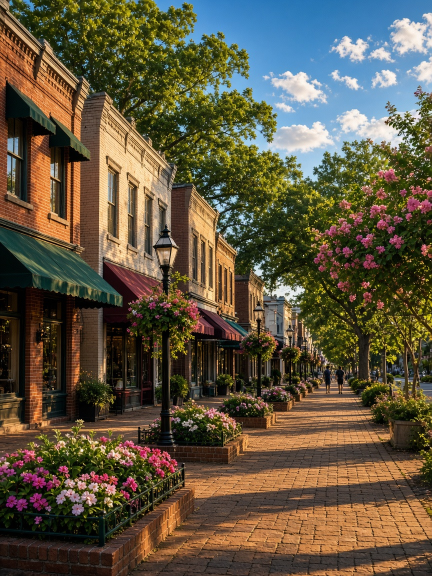
#> input picture 2026-11-03-neighborhood-fort-mill/build/src/gen-01-raw.jpg, 864 x 1152 px (shown at 1/2 size); its folder holds only this picture in this run
$ python finish.py src/gen-01-raw.jpg
#> lines starting #> are read from the running program, lines starting #| are printed output that depends on the picture
### TEMPLATES/photo_registry.py
"""Photo-history registry for Denise's carousels.
Registry: TEMPLATES/photo-registry.csv (one row per photo use: carousel, slide, source id/URL, perceptual hashes).
Usage:
  python3 photo_registry.py backfill            # rebuild registry from every carousel folder (local + repo + git history)
  python3 photo_registry.py check IMG [IMG...]  # check candidate photos (originals or 1080x1350 crops) against the registry
  python3 photo_registry.py add CAROUSEL        # append a finished carousel's build/img photos (+ CREDITS ids)
Rule (CAROUSEL_STANDARD.md, PHOTO REGISTRY): every build checks new photos here, never reuses one, and appends its own.
"""
import csv, hashlib, io, os, re, subprocess, sys
from PIL import Image, ImageOps, ImageStat
import imagehash
C = "/workspace/lir-ai-team/content-research/carousels"; REPO = "/workspace/repos/lir-carousels"
REG = C + "/TEMPLATES/photo-registry.csv"
COLS = ["carousel","slide","kind","provider","source_id","source_url","photographer","file","sha1","phash","dhash","zone_phash","zone_dhash","added","notes"]
SKIP_DIRS = ("raw", "cand", "process", "__pycache__", ".git", "TEMPLATES", "build-noda", "build-tips")
UNS = re.compile(r"(?:photo-)?(\d{10,13}-[0-9a-f]{12})"); PEX = re.compile(r"pexels(?:\.com/photos?/(?:[a-z0-9-]*-)?|-photo-|[-_ ]|: ?)(\d{5,9})")
WM = re.compile(r"File:([^,|()\n]+?\.(?:jpe?g|png|tif))", re.I)
# Unsplash ids that share an upload-timestamp prefix are usually the same photographer session/series
def series_key(sid):
    m = re.match(r"(\d{10,13})-", sid or ""); return m.group(1)[:8] if m else ""

def norm45(im):
    im = ImageOps.exif_transpose(im).convert("RGB"); w, h = im.size; t = 1080/1350
    if w/h > t: nw = int(h*t); l = (w-nw)//2; im = im.crop((l,0,l+nw,h))
    else: nh = int(w/t); tp = (h-nh)//2; im = im.crop((0,tp,w,tp+nh))
    return im.resize((1080,1350), Image.LANCZOS)
def zone(im45): return im45.crop((0,130,1080,640))   # the clean photo zone in every theme (below the tag, above the text)
def hashes(im, kind):
    im = ImageOps.exif_transpose(im).convert("RGB")
    is_slide = kind == "slide_render" or im.size == (1080,1350)
    z = zone(im.resize((1080,1350), Image.LANCZOS) if is_slide else norm45(im))
    if sum(ImageStat.Stat(z.convert("L")).stddev) < 12: return None   # flat page (stats slide with no photo)
    return dict(phash=str(imagehash.phash(im)), dhash=str(imagehash.dhash(im)), zone_phash=str(imagehash.phash(z)), zone_dhash=str(imagehash.dhash(z)))
# [34 lines left out: functions ids_in, slide_ids, all_ids, kind_of, not called in this run]
def slide_no(rel):
    m = re.search(r"(?:slide-|/)(\d\d)(?:[-_.])", "/"+os.path.basename(rel) if "src" not in rel else "x"); return int(m.group(1)) if m else ""

# [59 lines left out: function backfill, not called in this run]
def load():
    return list(csv.DictReader(open(REG))) if os.path.exists(REG) else []
def save(rows):
    w = csv.DictWriter(open(REG,"w",newline=""), fieldnames=COLS); w.writeheader(); [w.writerow({k: r.get(k,"") for k in COLS}) for r in rows]
# [46 lines left out: functions check, add, not called in this run]

# [11 lines that do not run on import are left out]

# [10 lines left out: function open_row, not called in this run]

### 2026-11-03-neighborhood-fort-mill/build/finish.py
"""Finish step for the Fort Mill SC spotlight (Tue Nov 3 2026), run after the images exist and the slides/Short are built.
  python3 build/finish.py check     # photo_registry check of every raw generated image (must be no reuse)
  python3 build/finish.py           # register raws + upscaled sources + every slide render (4:5, 1:1, 9:16) in BOTH photo-registry copies,
                                    # run compliance_check.py, print deliverable sizes + Short duration
Registry copies are CRLF, so rows are written with \r\n.
Registry rows: provider 'generated:GenerateImage', source_id gen-NN-YYYYMMDD, no photographer, no credit needed (original images
generated Nov 3 2026 with GenerateImage from build/IMAGE_PROMPTS.md)."""
import os, sys, csv, glob, hashlib, subprocess, datetime, json
sys.path.insert(0, "/workspace/repos/lir-carousels/TEMPLATES"); import photo_registry as pr
from PIL import Image
B = os.path.dirname(os.path.abspath(__file__)); D = os.path.dirname(B); NAME = os.path.basename(D)
REGS = ["/workspace/repos/lir-carousels/TEMPLATES/photo-registry.csv", "/workspace/lir-ai-team/content-research/carousels/TEMPLATES/photo-registry.csv"]
NOTE = "Fort Mill SC Community Spotlight Nov 3 2026; Modern Charlotte Editorial; ORIGINAL image generated Nov 3 2026 with GenerateImage (prompt in build/IMAGE_PROMPTS.md; no stock, no credit needed); DRAFT awaiting Denise approval"

def raws(): return sorted(glob.glob(os.path.join(B, "src", "gen-??-raw.*")))

def check():
    rows = pr.load(); bad = 0
    for p in raws():
        hits = pr.check(p, rows); print(os.path.basename(p), "OK (no match)" if not hits else f"{len(hits)} possible match(es)")
        for s, r, why in hits[:5]: print("   ", s, r["carousel"], r["slide"], r["file"], why); bad += 1
    return bad

def register():
    today = datetime.date.today().isoformat(); new = []
    for p in raws():
        n = int(os.path.basename(p)[4:6]); sid = f"gen-{n:02d}-{today.replace('-', '')}"
        files = [(os.path.relpath(p, D), "src_original"), (f"build/src/gen-{n:02d}.jpg", "photo"),
                 (f"slide-{n:02d}.png", "slide_render"), (f"slides-1x1/slide-{n:02d}.png", "slide_render"), (f"slides-9x16/slide-{n:02d}.png", "slide_render")]
        for rel, kind in files:
            fp = os.path.join(D, rel)
            if not os.path.exists(fp): continue
            h = pr.hashes(Image.open(fp), kind)
#> in hashes, im is the input picture: PIL image 864x1152 RGB; mean R, G, B 95.6, 85.6, 65.1
#> in norm45, `im = im.crop((0, tp, w, tp + nh))`:
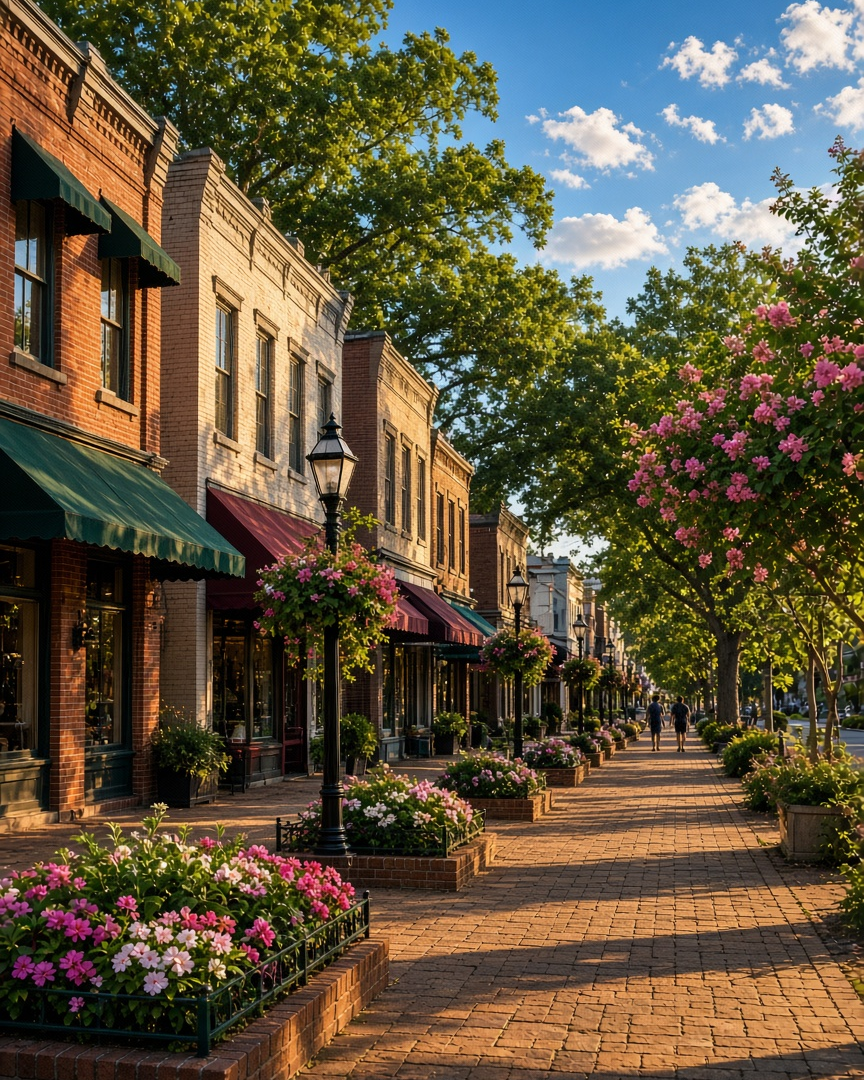
#> im: PIL image 864x1080 RGB; mean R, G, B 97.5, 85.9, 63.8
#> in zone, `def zone(im45): return im45.crop((0,130,1080,640))`:
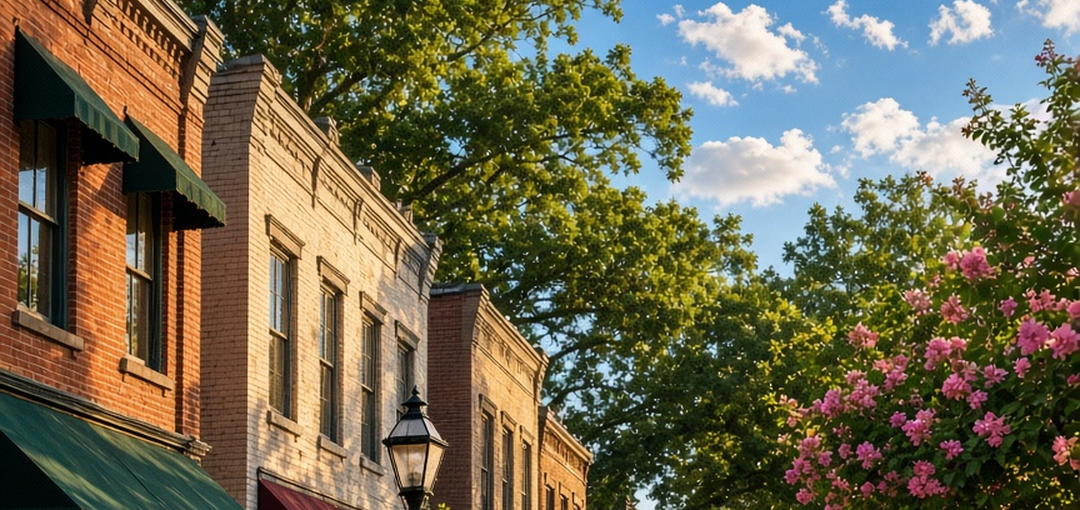
#> returned value: PIL image 1080x510 RGB; mean R, G, B 111, 104, 79.5
            if not h: continue
            new.append(dict(carousel=NAME, slide=n, kind=kind, provider="generated:GenerateImage", source_id=sid, source_url="", photographer="",
                            file=f"{NAME}/{rel}", sha1=hashlib.sha1(open(fp, "rb").read()).hexdigest(), added=today, notes=NOTE, **h))
    for reg in REGS:
        if not os.path.exists(reg): continue
        have = {(r["carousel"], r["sha1"]) for r in csv.DictReader(open(reg, newline=""))}
        add = [r for r in new if (r["carousel"], r["sha1"]) not in have]
        with open(reg, "a", newline="") as f:
            w = csv.DictWriter(f, fieldnames=pr.COLS, lineterminator="\r\n"); [w.writerow(r) for r in add]
        print(reg, "+", len(add), "rows")
    return len(new)

if __name__ == "__main__":
    if sys.argv[1:2] == ["check"]: sys.exit(1 if check() else 0)
    print("registered", register(), "rows per registry copy")
#> (the call stopped at in hashes, `return dict(phash=str(imagehash.phash(im)), dhash=str(imagehash.dhash(..`: imagehash is not available in this run)
    subprocess.run([sys.executable, "/workspace/repos/lir-carousels/TEMPLATES/compliance_check.py", D])
    for f in ["slides.zip", "slides-1x1.zip", "slides-9x16.zip", "slides-jpg.zip", "slides-1x1-jpg.zip", "slides-9x16-jpg.zip", f"{NAME}-DRAFT.pdf", "youtube-short.mp4"]:
        p = os.path.join(D, f)
        if os.path.exists(p): print(f, f"{os.path.getsize(p)/1e6:.1f} MB")
    mp4 = os.path.join(D, "youtube-short.mp4")
    if os.path.exists(mp4):
        print(subprocess.run(["ffprobe", "-v", "error", "-show_entries", "format=duration:stream=codec_type,codec_name,width,height", "-of", "json", mp4],
                             capture_output=True, text=True).stdout)

$ run again, on 2026-11-03-neighborhood-fort-mill/build/src/gen-03-raw.jpg
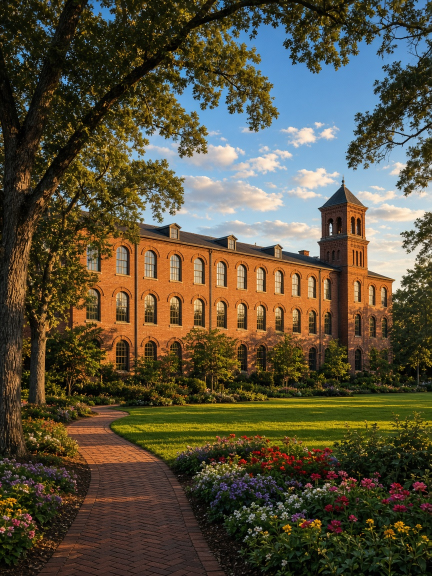
#> input picture 2026-11-03-neighborhood-fort-mill/build/src/gen-03-raw.jpg, 864 x 1152 px (shown at 1/2 size)
#> in hashes, im is the input picture: PIL image 864x1152 RGB; mean R, G, B 87.7, 80.1, 60
#> in norm45, `im = im.crop((0, tp, w, tp + nh))`:
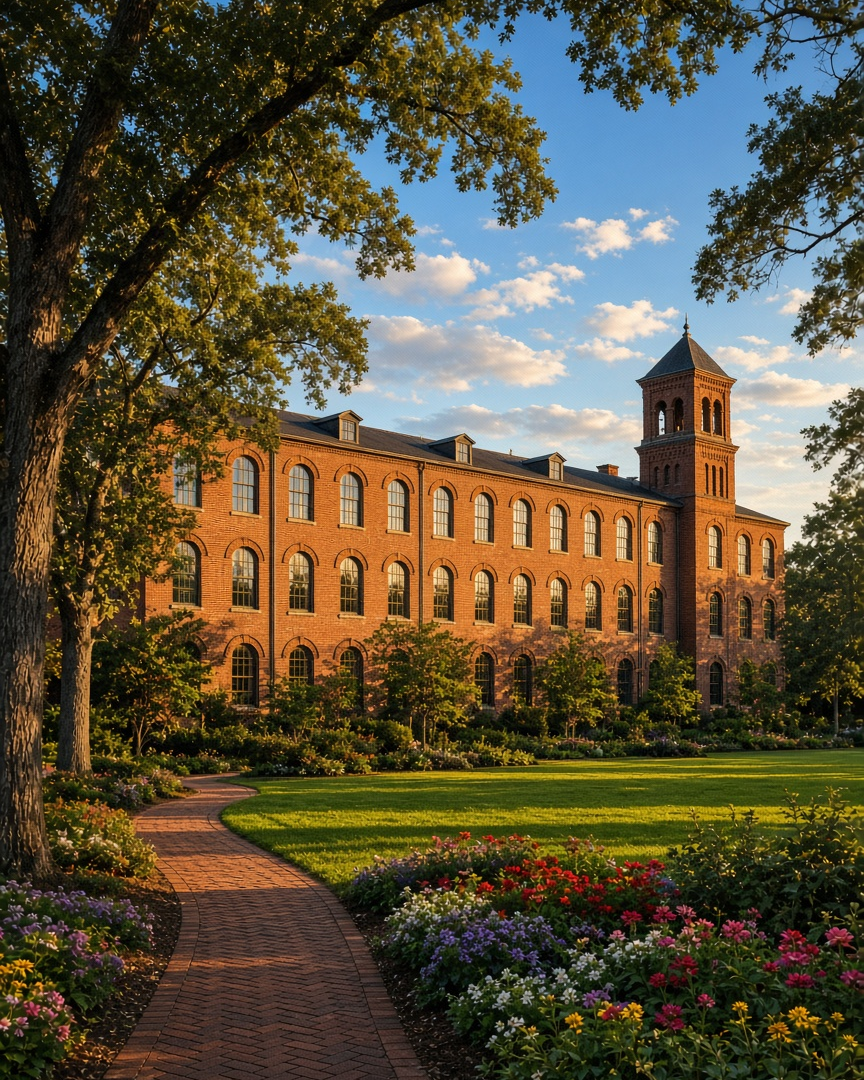
#> im: PIL image 864x1080 RGB; mean R, G, B 90.8, 82.7, 61.8
#> in zone, `def zone(im45): return im45.crop((0,130,1080,640))`:
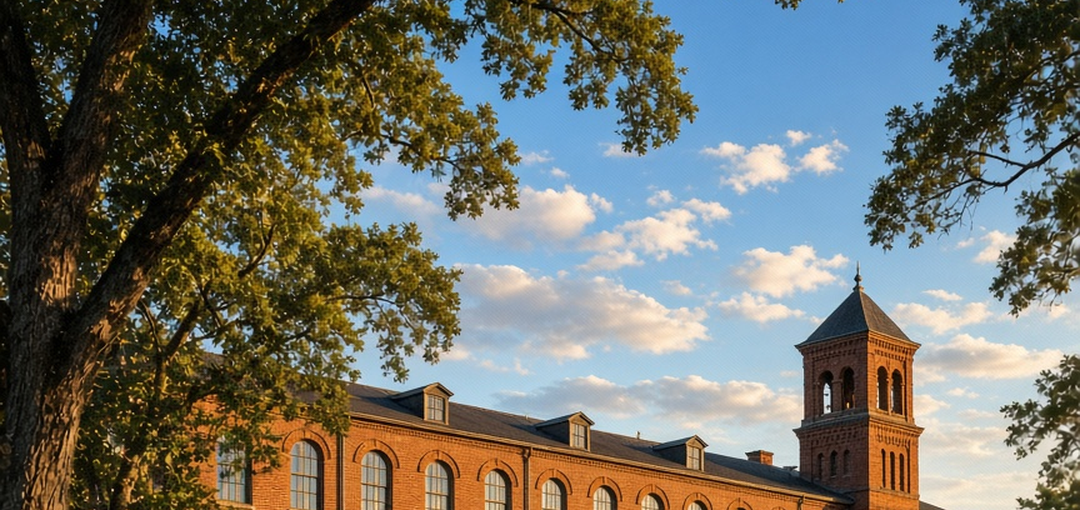
#> returned value: PIL image 1080x510 RGB; mean R, G, B 111.3, 113, 105.2

$ run again, on 2026-11-03-neighborhood-fort-mill/build/src/gen-06-raw.jpg
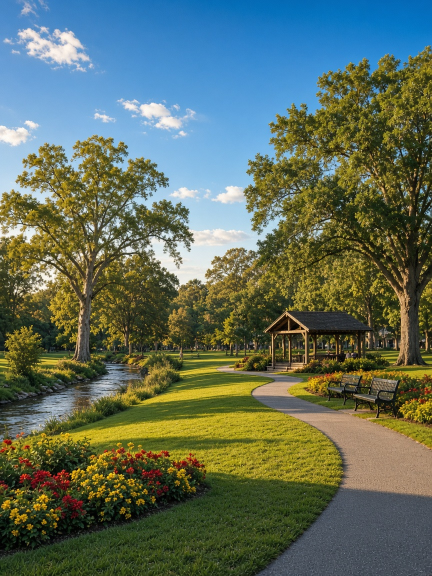
#> input picture 2026-11-03-neighborhood-fort-mill/build/src/gen-06-raw.jpg, 864 x 1152 px (shown at 1/2 size)
#> in hashes, im is the input picture: PIL image 864x1152 RGB; mean R, G, B 95.1, 109, 92.3
#> in norm45, `im = im.crop((0, tp, w, tp + nh))`:
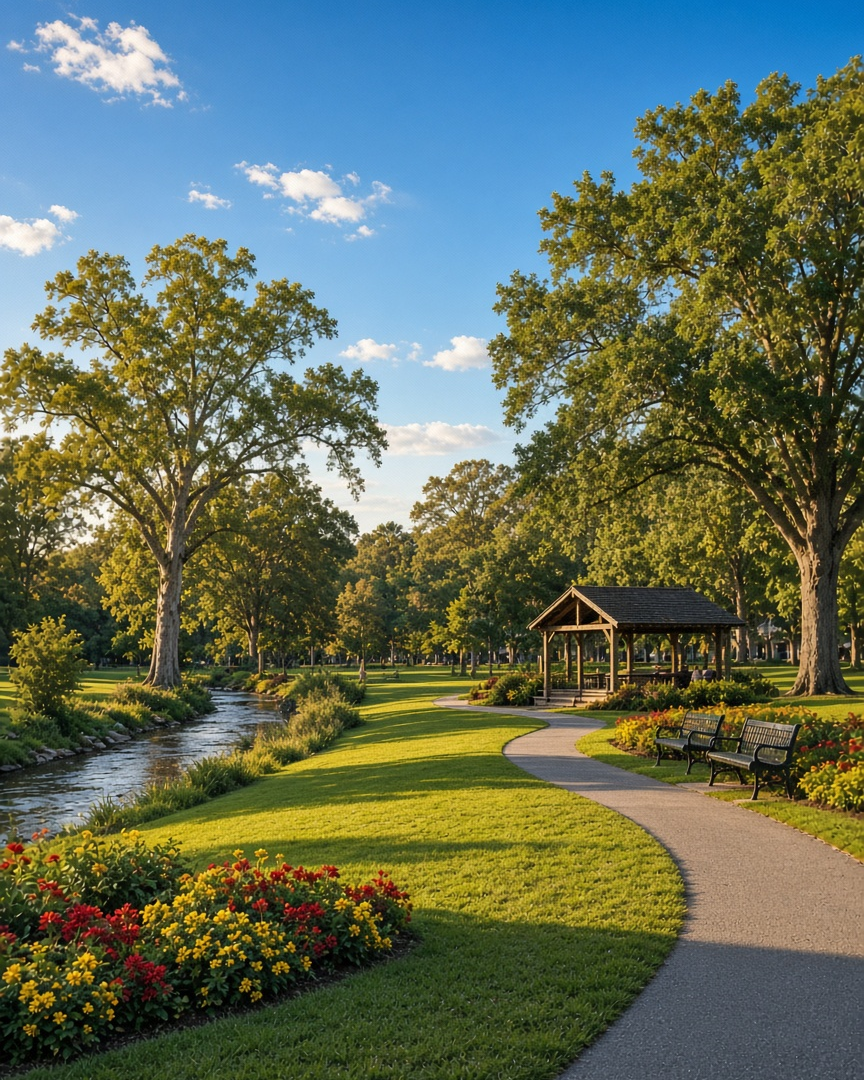
#> im: PIL image 864x1080 RGB; mean R, G, B 98.6, 110, 90.4
#> in zone, `def zone(im45): return im45.crop((0,130,1080,640))`:
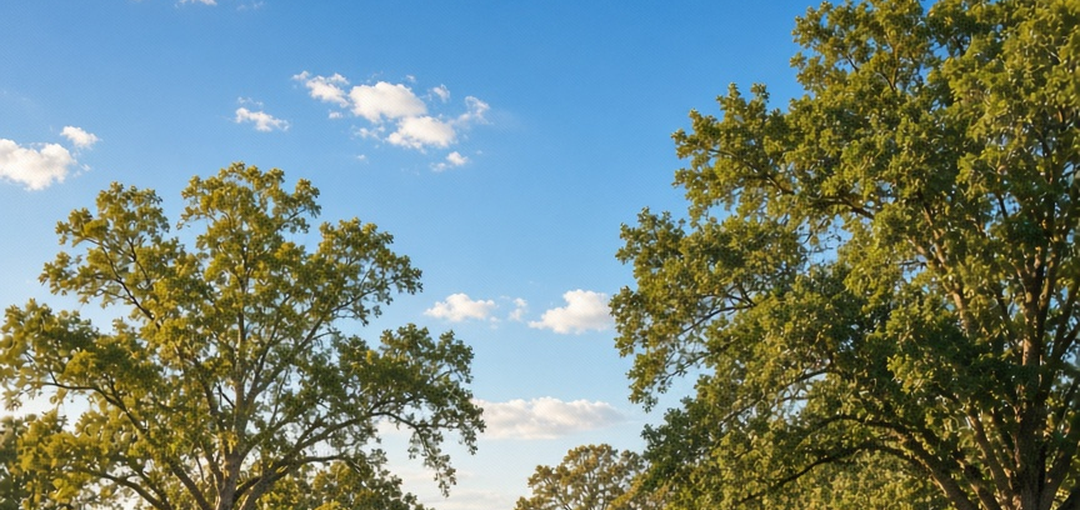
#> returned value: PIL image 1080x510 RGB; mean R, G, B 114.6, 132.2, 123.9

$ run again, on 2026-11-03-neighborhood-fort-mill/build/src/gen-08-raw.jpg
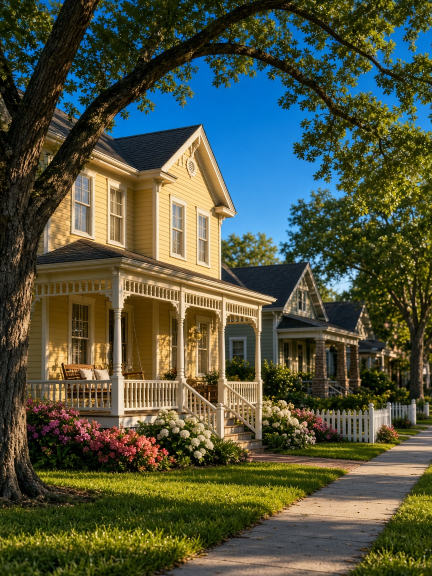
#> input picture 2026-11-03-neighborhood-fort-mill/build/src/gen-08-raw.jpg, 864 x 1152 px (shown at 1/2 size)
#> in hashes, im is the input picture: PIL image 864x1152 RGB; mean R, G, B 79.4, 83.8, 63.1
#> in norm45, `im = im.crop((0, tp, w, tp + nh))`:
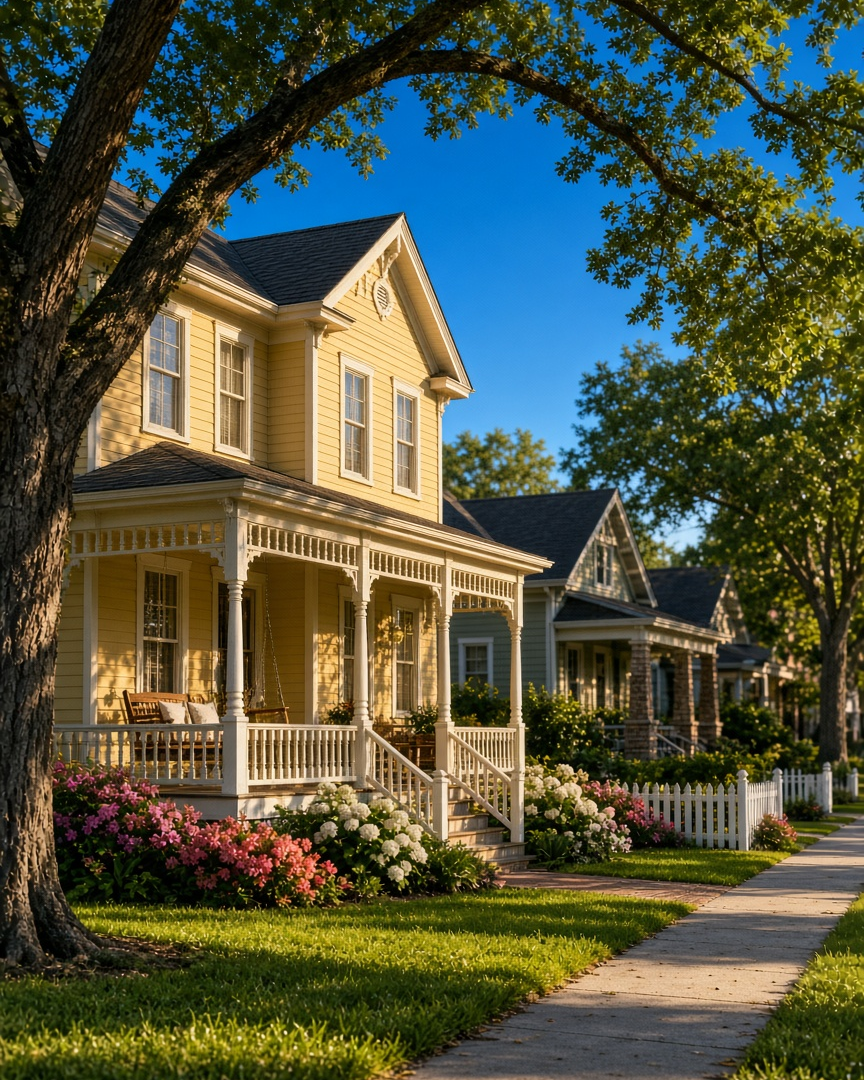
#> im: PIL image 864x1080 RGB; mean R, G, B 80.5, 85, 64.6
#> in zone, `def zone(im45): return im45.crop((0,130,1080,640))`:
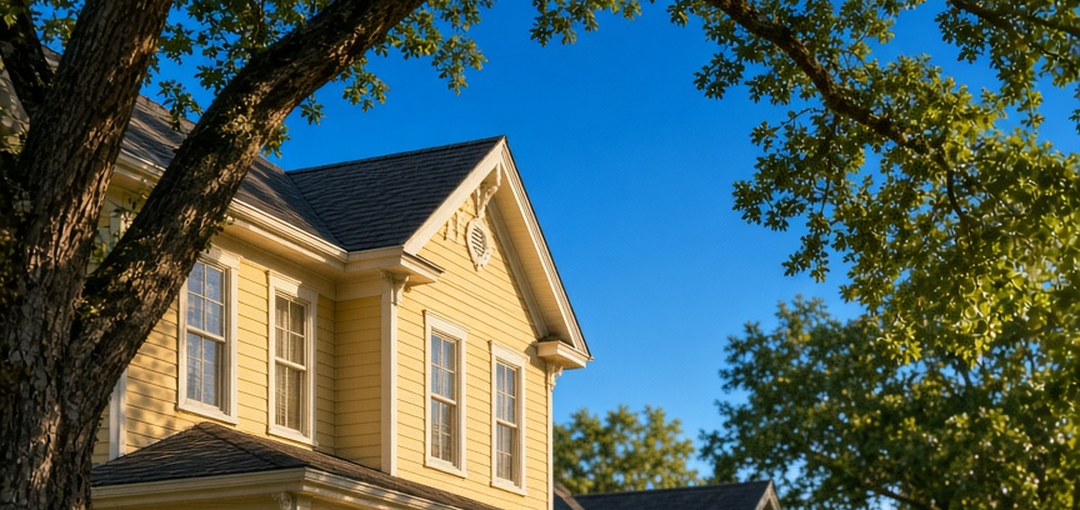
#> returned value: PIL image 1080x510 RGB; mean R, G, B 74.3, 95.6, 92.6
